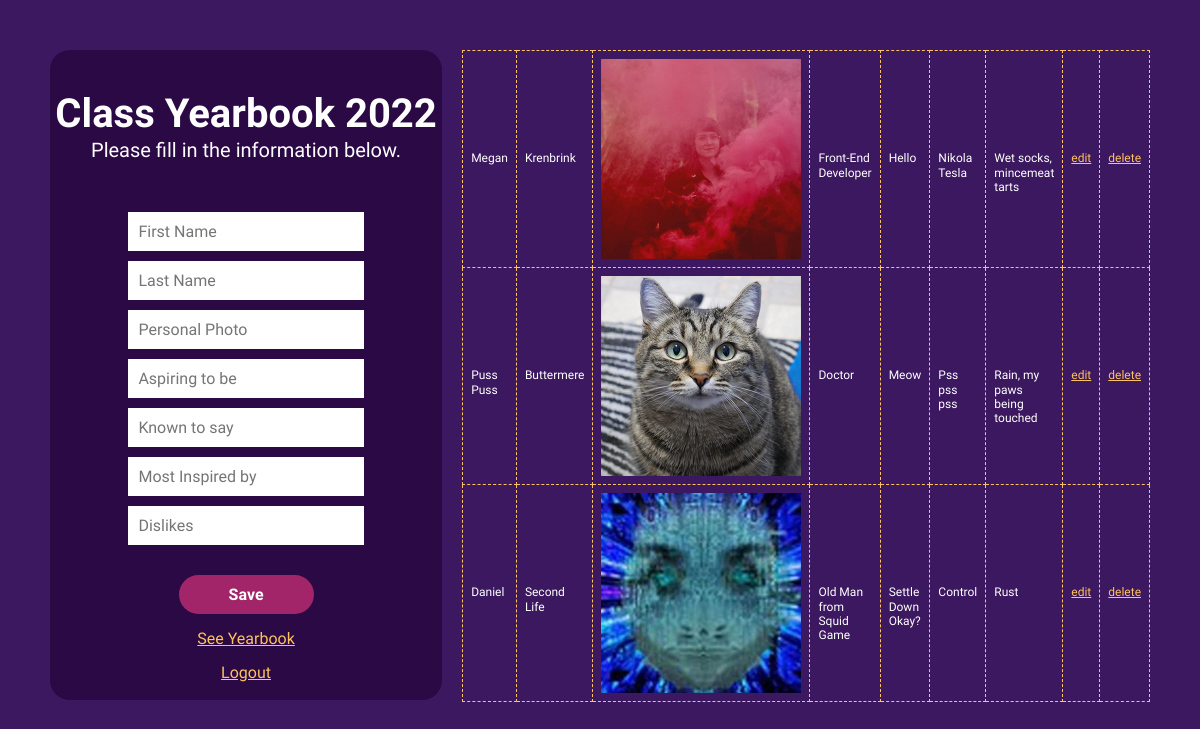
Page /edit.php (signed in) on the committed database.
### tables this page shows
CREATE TABLE `students` (
  `id` int(8) NOT NULL,
  `fn` varchar(256) NOT NULL,
  `ln` varchar(256) NOT NULL,
  `photo` varchar(256) NOT NULL,
  `job` varchar(256) NOT NULL,
  `words` varchar(256) NOT NULL,
  `inspire` varchar(256) NOT NULL,
  `dislike` varchar(256) NOT NULL
);

### edit.php (the view, shortened to what this page needs)
<?php
  include_once 'crud.php';
?>
<!DOCTYPE html>
    <head>
        <link rel="stylesheet" href="styles/reset.css">
        <link rel="stylesheet" href="styles/main.css">
    </head>
    <body>
        <div class="page-wrapper">
            <div class="page-left">
                <div id="header" class="header">
                    <h1>Class Yearbook 2022</h1>
                    <p>Please fill in the information below.</p>
                </div>
                <div id="form" class="yb-inputs">
                    <form method="post">
                        <table>
                            <tr>
                                <td>
                                    <input type="text" name="fn" placeholder="First Name" value="<?php if(isset($_GET['edit'])) echo $getROW['fn'];  ?>" />
                                </td>
                            </tr>
                            <tr>
                                <td>
                                    <input type="text" name="ln" placeholder="Last Name" value="<?php if(isset($_GET['edit'])) echo $getROW['ln'];  ?>" />
                                </td>
                            </tr>
                            <tr>
                                <td>
                                    <input type="text" name="photo" placeholder="Personal Photo" value="<?php if(isset($_GET['edit'])) echo $getROW['photo'];  ?>" />
                                </td>
                            </tr>
                            <tr>
                                <td>
                                    <input type="text" name="job" placeholder="Aspiring to be" value="<?php if(isset($_GET['edit'])) echo $getROW['job'];  ?>" />
                                </td>
                            </tr>
                            <tr>
                                <td>
                                    <input type="text" name="words" placeholder="Known to say" value="<?php if(isset($_GET['edit'])) echo $getROW['words'];  ?>" />
                                </td>
                            </tr>
                            <tr>
                                <td>
                                    <input type="text" name="inspire" placeholder="Most Inspired by" value="<?php if(isset($_GET['edit'])) echo $getROW['inspire'];  ?>" />
                                </td>
                            </tr>
                            <tr>
                                <td>
                                    <input type="text" name="dislike" placeholder="Dislikes" value="<?php if(isset($_GET['edit'])) echo $getROW['dislike'];  ?>" />
                                </td>
                            </tr>
                            <tr>
                                <td>
                                    <?php if(isset($_GET['edit'])) { ?>
                                        <button class="btn" type="submit" name="update">Update</button>
                                    <?php } else { ?>
                                        <button class="btn" type="submit" name="save">Save</button>
                                    <?php } ?>
                                </td>
                            </tr>
                            <tr>
                              <td style="padding-top:15px">
                                  <a href="index.php" title="Logout">See Yearbook</a>
                              </td>
                            </tr>
                            <tr>
                              <td style="padding-top:15px">
                                  <a href="logout.php" title="Logout">Logout</a>
                              </td>
                            </tr>
                        </table>
                    </form>
                </div>
            </div>
            <div class="page-right">
                <div class="class-data">
                    <table>
                        <?php
                            $res = $conn->query("SELECT * FROM students");
                            while($row=$res->fetch_array())
                        { ?>
                        <tr>
                            <td><?php echo $row['fn']; ?></td>
                            <td><?php echo $row['ln']; ?></td>
                            <td><img src="images/<?php echo $row['photo'];?>" style="max-width: 200px;"></td>
                            <td><?php echo $row['job']; ?></td>
                            <td><?php echo $row['words']; ?></td>
                            <td><?php echo $row['inspire']; ?></td>
                            <td><?php echo $row['dislike']; ?></td>
                            <td><a href="?edit=<?php echo $row['id']; ?>" onclick="return confirm('Edit this user?');">edit</a></td>
                            <td><a href="?del=<?php echo $row['id']; ?>" onclick="return confirm('Delete this user?');">delete</a></td>
                        </tr>
                    <?php } ?>
                    </table>
                </div>
            </div>
        </div>
    </body>
</html>

### styles/main.css (style rules this page uses)
body,input,button,input [type=text] { font-family: 'Inconsolata', Arial, sans-serif; }
body { background-color: #3B185F; color: #fff; }
a { color: #FEC260; }
table { width: 60%; margin: 0 auto; }
input { width: 100%; padding: 10px; margin-top: 10px; border: none; }
.page-wrapper { padding: 50px; line-height: 1.2; display: flex; }
.page-left { flex-basis: 50%; max-width: 800px; background-color: #2A0944; color: #fff; border-radius: 20px; margin-right: 20px; height: 650px; text-align: center; }
.page-right { flex-basis: 50%; }
.header h1 { font-size: 40px; padding-top: 40px; }
.header p { font-size: 20px; padding-bottom: 40px; }
.btn { color: #fff; background-color: #A12568; border: none; border-radius: 20px; margin-top: 30px; padding: 10px 0px; width: 135px; font-weight: 700; }
.class-data table tr td { padding: 8px; border: 1px dashed #FEC260; font-size: 12px; }

### rows in the picture
students: fn "Megan", ln "Krenbrink", photo (picture), job "Front-End Developer", words "Hello", inspire "Nikola Tesla", dislike "Wet socks, mincemeat tarts"
students: fn "Puss Puss", ln "Buttermere", photo (picture), job "Doctor", words "Meow", inspire "Pss pss pss", dislike "Rain, my paws being touched"
students: fn "Daniel", ln "Second Life", photo (picture), job "Old Man from Squid Game", words "Settle Down Okay?", inspire "Control", dislike "Rust"
